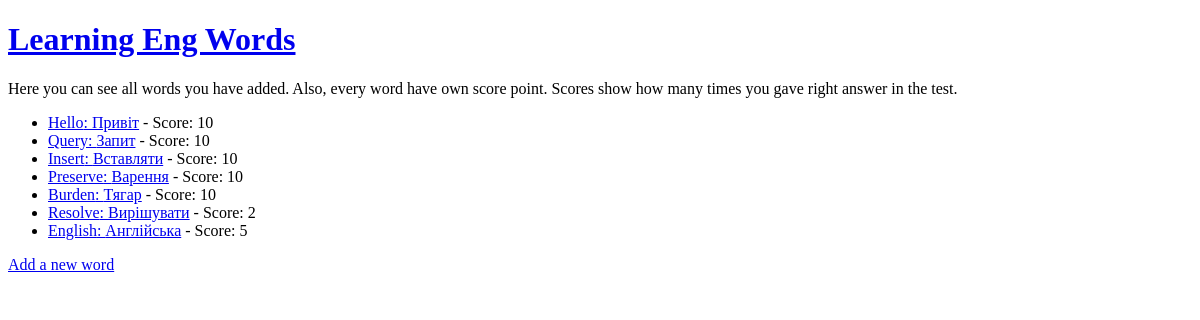
Before: /mywords/ with the older database file.
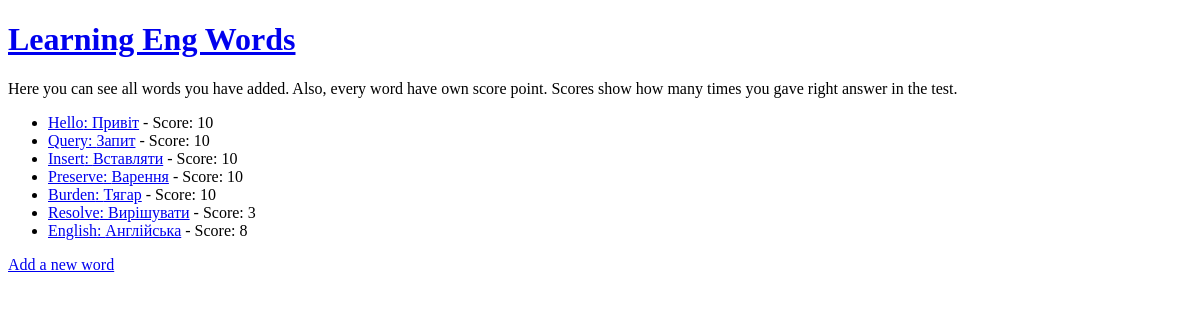
After: the same page with the newer database file.
### base/models.py (models this page shows, shortened)
class Word(models.Model):
    eng_word = models.CharField(max_length=50, blank=False)
    translate_word = models.CharField(max_length=200, blank=False)
    date = models.DateField(auto_now=True)
    score = models.IntegerField(default=0)
    objects = models.Manager

### base/views.py (the view)
# urls.py: path('mywords/', views.words, name='mywords'),
def words(request):
    mywords = Word.objects.all().values()
    template = loader.get_template('base/mywords.html')
    context = {
        'mywords': mywords,
    }
    return HttpResponse(template.render(context, request))

### base/templates/base/mywords.html (shortened to what this page needs)
{% extends "base/master.html" %}
{% block content %}
    <h1><a href="/ ">Learning Eng Words</a> </h1>
    <p>Here you can see all words you have added. Also, every word have own score point. Scores show how many times you
    gave right answer in the test.</p>
    <ul>
        {% for x in mywords %}
            <li><a href="details/{{ x.id }}"> {{ x.eng_word }}: {{ x.translate_word }}</a> - Score: {{ x.score }}</li>
        {% endfor %}
    </ul>
    <a href="/create_word">Add a new word</a>
{% endblock %}

### base/templates/base/master.html (shortened to what this page needs)
<!DOCTYPE html>
<html lang="en">
<head>
</head>
<body>
{% block content %}
{% endblock %}
</body>
</html>

Changed rows visible on the page:
changed Word "Resolve": score "2" → "3"
changed Word "English": score "5" → "8"
